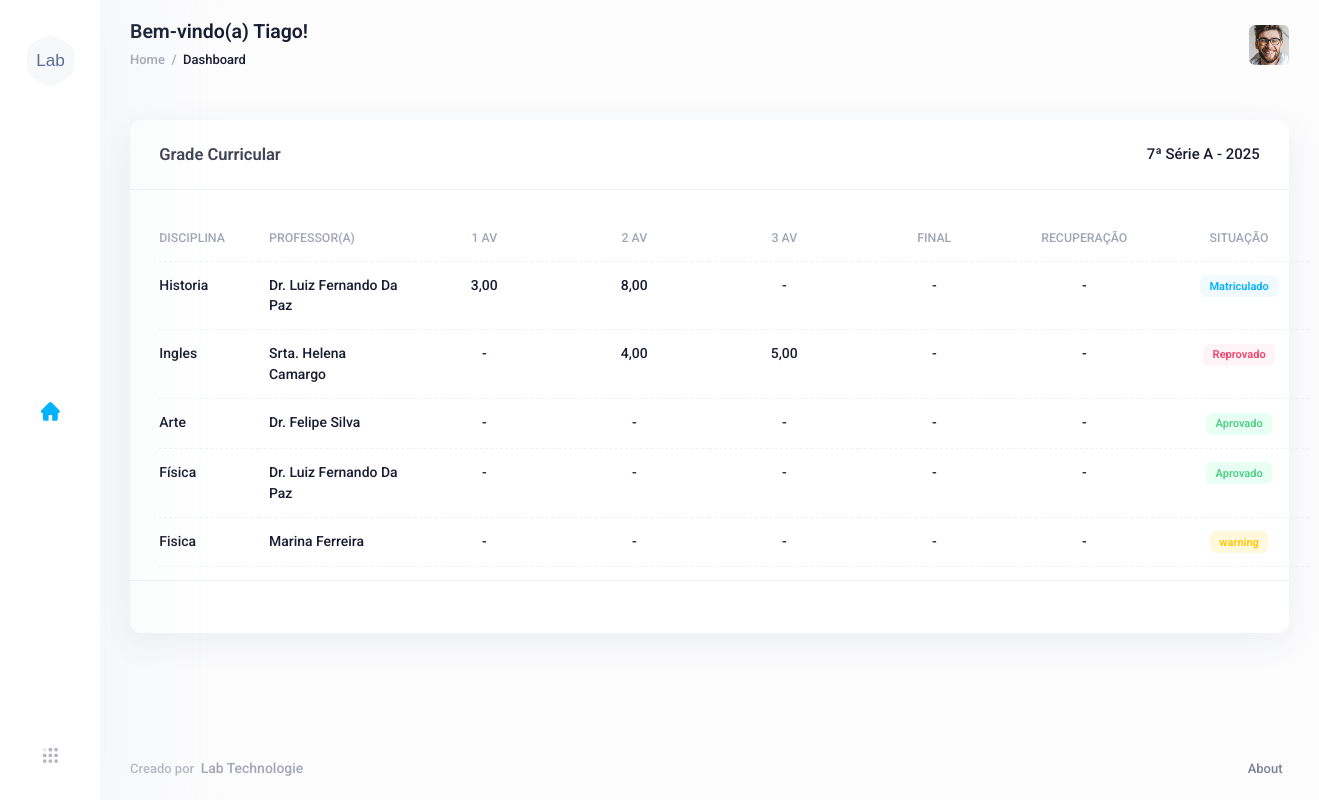
Page /dashboard/ (signed in) on the committed database.
### apps/colaborador/models.py (models this page shows, shortened)
class Colaborador(AbstractBaseUser, PermissionsMixin, LabUUID, Base):
    class TipoNivel(models.TextChoices):
        ADMINISTRADOR = 'A', 'Administrador'
        BIBLIOTECARIO = 'B', 'Bibliotecário'
        COORDENADOR = 'C', 'Coordenador'
        DIRETOR = 'D', 'Diretor'
        PROFESSOR = 'P', 'Professor'
        ALUNO = 'O', 'Aluno'
        TI = 'T', 'TI'
        SECRETARIA = 'S', 'Secretária'
        VISITANTE = 'V', 'Visitante'
    cargo = models.ForeignKey('tabela.Cargo', on_delete=models.DO_NOTHING, null=True, blank=True, related_name='colaboradores')
    turma = models.ForeignKey('tabela.MatriculaTurma', on_delete=models.DO_NOTHING, null=True, blank=True, related_name='colaboradores')
    departamento = models.ForeignKey('tabela.Departamento', on_delete=models.DO_NOTHING, null=True, blank=True, related_name='colaboradores')
    email = models.EmailField('email', max_length=254, unique=True, db_index=True)
    apelido = models.CharField(max_length=254, blank=True)
    cpf = models.CharField(max_length=50, blank=True)
    matricula = models.CharField(unique=True, max_length=254, blank=True)
    nivel = models.CharField(max_length=1, choices=TipoNivel.choices, default=TipoNivel.VISITANTE)
    is_staff = models.BooleanField(default=False)
    is_active = models.BooleanField(default=True)
    login = models.BooleanField(default=False)
    ferias = models.BooleanField(default=False)
    USERNAME_FIELD = 'email'
    REQUIRED_FIELDS = ['nome', 'apelido']
    objects = ColaboradorManager()
    class Meta:
        verbose_name = 'Colaborador'
        verbose_name_plural = 'Colaboradores'
    def __str__(self):
        return self.nome.title()

### apps/tabela/models.py (models this page shows, shortened)
class MatriculaTurma(LabUUID, Base):
    class TipoStatus(models.TextChoices):
        MATRICULADO = 'M', 'Matriculado'
        TRANSFERIDO = 'T', 'Transferido'
        APROVADO = 'A', 'Aprovado'
        REPROVADO = 'R', 'Reprovado'
    nome = models.CharField('Nome', max_length=254, db_index=True, null=True, blank=True)
    aluno = models.ForeignKey('colaborador.Colaborador', on_delete=models.CASCADE, related_name='matriculas')
    turma = models.ForeignKey('tabela.Turma', on_delete=models.CASCADE, related_name='matriculas')
    quadro_horario = models.ForeignKey('tabela.QuadroHorario', on_delete=models.CASCADE, related_name='matriculas')
    data_matricula = models.DateField(auto_now_add=True)
    data_conclusao = models.DateField(null=True, blank=True)
    status = models.CharField(max_length=1, choices=TipoStatus.choices, default=TipoStatus.MATRICULADO)
    class Meta:
        verbose_name = 'Matrícula'
        verbose_name_plural = 'Matrículas'

class Turma(LabUUID, Base):
    periodo = models.ForeignKey('tabela.Periodo', on_delete=models.DO_NOTHING, null=True, blank=True, related_name='turmas')
    competencia = models.ForeignKey('tabela.Competencia', on_delete=models.DO_NOTHING, null=True, blank=True, related_name='turmas')
    ensino = models.ForeignKey('tabela.Ensino', on_delete=models.DO_NOTHING, null=True, blank=True, related_name='turmas')
    class Meta:
        verbose_name = 'Turma'
    def __str__(self):
        return f"{self.nome} {self.periodo} - {self.competencia}"

class Periodo(LabUUID, Base):
    class Meta:
        verbose_name = 'Período'
    def __str__(self):
        return self.nome

class Competencia(LabUUID, Base):
    class Meta:
        verbose_name = 'Competência'
    def __str__(self):
        return self.nome

class Materia(LabUUID, Base):
    professor = models.ForeignKey('colaborador.Colaborador', on_delete=models.DO_NOTHING, null=True, blank=True, related_name='materias')
    turma = models.ForeignKey('tabela.Turma', on_delete=models.DO_NOTHING, null=True, blank=True, related_name='materias')
    horario = models.TimeField(db_index=True)
    cor = models.CharField(max_length=7, default='#' + get_random_string(6, '0123456789ABCDEF'))
    class Meta:
        verbose_name = 'Matéria'

class Nota(LabUUID):
    class TipoNota(models.TextChoices):
        AV1 = 'AV1', 'Avaliação 1'
        AV2 = 'AV2', 'Avaliação 2'
        AV3 = 'AV3', 'Avaliação 3'
        FINAL = 'FINAL', 'Prova Final'
        RECUPERACAO = 'REC', 'Recuperação'
    matricula = models.ForeignKey('tabela.MatriculaTurma', on_delete=models.CASCADE, related_name='notas')
    materia = models.ForeignKey('tabela.Materia', on_delete=models.CASCADE, related_name='notas')
    tipo = models.CharField(max_length=10, choices=TipoNota.choices, default=TipoNota.AV1)
    valor = models.DecimalField(max_digits=5, decimal_places=2)
    descricao = models.CharField(max_length=255, blank=True)
    data = models.DateField(auto_now_add=True)
    class Meta:
        verbose_name = 'Nota'
        verbose_name_plural = 'Notas'

### apps/dashboard/views.py (the view)
# urls.py: path('', Dashboard.as_view(), name='dashboard'),
class Dashboard(DashboardMixin, ListView):
    template_name = 'dashboard/dashboard.html'
    def get_context_data(self, **kwargs):
        context = super().get_context_data(**kwargs)
        user = self.request.user.pkid
        colaborador = Colaborador.objects.filter(pkid=user).first()
        if colaborador:
            matriculas = colaborador.matriculas.select_related('turma').all()
            turmas_info = []
            for matricula in matriculas:
                turma = matricula.turma
                ic(turma)
                materias = turma.materias.all()
                materias_info = []
                for materia in materias:
                    notas = materia.notas.filter(matricula=matricula).all()
                    notas_dict = {nota.tipo: nota.valor for nota in notas}
                    frequencias = materia.frequencias.filter(matricula=matricula).all()
                    frequencias_list = [
                        {
                            'data': freq.data,
                            'presente': freq.presente,
                        }
                        for freq in frequencias
                    ]
                    materias_info.append({
                        'nome': materia.nome,
                        'professor': materia.professor.nome if materia.professor else "N/A",
                        'notas': notas_dict,
                        'frequencias': frequencias_list,
                        'horario': materia.horario if materia.horario else "00:00",
                    })
                ic(materias_info)
                turmas_info.append({
                    'turma_nome': turma.nome,
                    'materias': materias_info,
                    'situacao': matricula.get_status_display(),
                })
            context['turmas'] = turmas_info
        return context

### templates/dashboard/dashboard.html
{% extends 'base.html' %}
{% load static %}
{% block conteudo %}
{% include "dashboard/partials/_info.html" %}
{% endblock conteudo %}

### templates/base.html (shortened to what this page needs)
{% load static %}
<!DOCTYPE html>
<html lang="en">
	<head><base href="">
		{% include "base/include/_css.html" %}
	</head>
	<body id="kt_body" class="header-fixed header-tablet-and-mobile-fixed aside-fixed aside-secondary-disabled">
		<div class="d-flex flex-column flex-root">
			<div class="page d-flex flex-row flex-column-fluid">
				<div id="kt_aside" class="aside aside-extended bg-white" data-kt-drawer="true" data-kt-drawer-name="aside" data-kt-drawer-activate="{default: true, lg: false}" data-kt-drawer-overlay="true" data-kt-drawer-width="auto" data-kt-drawer-direction="start" data-kt-drawer-toggle="#kt_aside_toggle">
					{% include "base/partials/_sidebar.html" %}
				</div>
				<div class="wrapper d-flex flex-column flex-row-fluid" id="kt_wrapper">
					<div id="kt_header" class="header" data-kt-sticky="true" data-kt-sticky-name="header" data-kt-sticky-offset="{default: '200px', lg: '300px'}">
						{% include "base/partials/_navbar.html" %}
					</div>
					<div class="content d-flex flex-column flex-column-fluid" id="kt_content">
						<div class="container-fluid" id="kt_content_container">
              {% block conteudo %} {% endblock conteudo %}
						</div>
					</div>
					<div class="footer py-4 d-flex flex-lg-column" id="kt_footer">
						{% include "base/partials/_footer.html" %}
					</div>
				</div>
			</div>
		</div>
	</body>
</html>

### templates/base/include/_css.html (shortened to what this page needs)
{% load static %}
<link href="https://cdn.jsdelivr.net/npm/@fullcalendar/core@6.1.8/index.global.min.css" rel="stylesheet">
<link href="{% static 'plugins/global/plugins.bundle.css' %}" rel="stylesheet" type="text/css" />
<link href="{% static 'css/style.bundle.css' %}" rel="stylesheet" type="text/css" />

### templates/base/partials/_sidebar.html (shortened to what this page needs)
{% load static %}
<div class="aside-primary d-flex flex-column align-items-lg-center flex-row-auto">
  <div class="aside-logo d-none d-lg-flex flex-column align-items-center flex-column-auto pt-10" id="kt_aside_logo">
    <a href="index.html">
      <img alt="Logo" src="{% static 'media/logos/logo-compact.svg' %}" class="h-55px" />
    </a>
  </div>
  <div class="aside-nav d-flex flex-column flex-lg-center flex-column-fluid w-100 pt-5 pt-lg-0" id="kt_aside_nav">
    <div id="kt_aside_menu" class="menu menu-column menu-title-gray-600 menu-icon-gray-400 menu-state-primary menu-state-icon-primary menu-state-bullet-primary menu-arrow-gray-500 fw-bold fs-5" data-kt-menu="true">
      <div class="menu-item py-2">
        <a class="menu-link active menu-center" href="index.html" title="Dashboard" data-bs-toggle="tooltip" data-bs-trigger="hover" data-bs-dismiss="click" data-bs-placement="right">
          <span class="menu-icon me-0">
            <span class="svg-icon svg-icon-1">
            </span>
          </span>
        </a>
      </div>
    </div>
  </div>
  <div class="aside-footer d-flex flex-column align-items-center flex-column-auto" id="kt_aside_footer">
    <div class="mb-7">
      <button type="button" class="btn btm-sm btn-icon btn-color-gray-400 btn-active-color-primary btn-active-light" data-kt-menu-trigger="click" data-kt-menu-overflow="true" data-kt-menu-placement="top-start" data-kt-menu-flip="top-end" data-bs-toggle="tooltip" data-bs-placement="right" data-bs-dismiss="click" title="Quick actions">
        <span class="svg-icon svg-icon-2 svg-icon-lg-1">
        </span>
      </button>
    </div>
  </div>
</div>

### templates/base/partials/_navbar.html (shortened to what this page needs)
{% load static %}
<div class="container-fluid d-flex align-items-stretch justify-content-between" id="kt_header_container">
  <div class="page-title d-flex flex-column align-items-start justify-content-center flex-wrap me-lg-2 pb-2 pb-lg-0" data-kt-swapper="true" data-kt-swapper-mode="prepend" data-kt-swapper-parent="{default: '#kt_content_container', lg: '#kt_header_container'}">
    <h1 class="text-dark fw-bolder my-1 fs-2">Bem-vindo(a) <span class="text-capitalize">{{ user }}</span>!
    <small class="text-muted fs-6 fw-normal ms-1"></small></h1>
    <ul class="breadcrumb fw-bold fs-base my-1">
      <li class="breadcrumb-item text-muted">
        <a href="index.html" class="text-muted">Home</a>
      </li>
      <li class="breadcrumb-item text-dark">Dashboard</li>
    </ul>
  </div>
  <div class="d-flex align-items-stretch flex-shrink-0">
    <div class="d-flex align-items-center ms-1 ms-lg-3" id="kt_header_user_menu_toggle">
      <div class="cursor-pointer symbol symbol-30px symbol-md-40px" data-kt-menu-trigger="click" data-kt-menu-attach="parent" data-kt-menu-placement="bottom-end" data-kt-menu-flip="bottom">
        <img src="{% static 'media/avatars/150-2.jpg' %}" alt="metronic" />
      </div>
    </div>
  </div>
</div>

### templates/dashboard/partials/_info.html (shortened to what this page needs)
{% load static %}
<div class="row g-5 g-xl-10">
  <div class="col-12">
    <div class="card h-md-100">
      <div class="card-header position-relative py-0 border-bottom-1 d-flex justify-content-between align-items-center">
        <h3 class="card-title text-gray-800 fw-bolder text-capitalize">Grade Curricular</h3>
        <div>
          <span class="fw-bold fs-5">{{ user.turma.turma }}</span>
        </div>
      </div>
      <div class="card-body pb-0">
        <div class="">
          {% if turmas %}
          <table class="table table-middle table-expandable table-row-dashed fs-6 gy-4">
            <thead>
              <tr class="text-start text-gray-500 fw-bold fs-7 text-uppercase gs-0">
                <th class="min-w-100px">Disciplina</th>
                <th class="min-w-150px">Professor(a)</th>
                <th class="text-center min-w-150px">1 AV</th>
                <th class="text-center min-w-150px">2 AV</th>
                <th class="text-center min-w-150px">3 AV</th>
                <th class="text-center min-w-150px">Final</th>
                <th class="text-center min-w-150px">Recuperação</th>
                <th class="text-center min-w-150px">Situação</th>
              </tr>
            </thead>
            <tbody class="fw-bold text-gray-600">
              {% for turma in turmas %}
                {% for materia in turma.materias %}
                  <tr class="main-row text-gray-900">
                    <td>{{ materia.nome }}</td>
                    <td class="text-capitalize">{{ materia.professor }}</td>
                    <td class="text-center">{{ materia.notas.AV1|default:"-" }}</td>
                    <td class="text-center">{{ materia.notas.AV2|default:"-" }}</td>
                    <td class="text-center">{{ materia.notas.AV3|default:"-" }}</td>
                    <td class="text-center">{{ materia.notas.FINAL|default:"-" }}</td>
                    <td class="text-center">{{ materia.notas.REC|default:"-" }}</td>
                    <td class="text-center">
                      <span class="badge
                        badge-light-{% if materia.nome == 'Historia' %}primary
                        {% elif materia.nome == 'Ingles' %}danger
                        {% elif materia.nome == 'Arte' %}success
                        {% elif materia.nome == 'Física' %}success
                        {% else %}warning
                        {% endif %}">
                        {% if materia.nome == 'Historia' %}Matriculado
                        {% elif materia.nome == 'Ingles' %}Reprovado
                        {% elif materia.nome == 'Arte' %}Aprovado
                        {% elif materia.nome == 'Física' %}Aprovado
                        {% else %}warning
                        {% endif %}
                      </span>
                    </td>
                  </tr>
                {% endfor %}
              {% endfor %}
            </tbody>
          </table>
          {% else %}
          <p class="text-center">Nenhuma turma associada ao colaborador atual.</p>
          {% endif %}
        </div>
      </div>
      <div class="card-footer"></div>
    </div>
  </div>
</div>

### templates/base/partials/_footer.html
<div class="container-fluid d-flex flex-column flex-md-row flex-stack">
  <div class="text-dark order-2 order-md-1">
    <span class="text-gray-400 fw-bold me-1">Creado por</span>
    <a href="" target="_blank" class="text-muted text-hover-primary fw-bold me-2 fs-6">Lab Technologie</a>
  </div>
  <ul class="menu menu-gray-600 menu-hover-primary fw-bold order-1">
    <li class="menu-item">
      <a href="https://keenthemes.com" target="_blank" class="menu-link px-2">About</a>
    </li>
  </ul>
</div>

### templates/base/include/_js.html (shortened to what this page needs)
{% load static %}

### rows in the picture
Colaborador: nome "Tiago", turma.turma "7ª Série A - 2025"
Materia: nome "Historia"
Colaborador: professor "Dr. Luiz Fernando Da Paz" "Dr. Luiz Fernando Da Paz"
Nota: notas.AV1 "3,00"
Nota: notas.AV2 "8,00"
Materia: nome "Ingles"
Colaborador: professor "Srta. Helena Camargo"
Nota: notas.AV2 "4,00"
Nota: notas.AV3 "5,00"
Materia: nome "Arte"
Colaborador: professor "Dr. Felipe Silva"
Materia: nome "Física"
Materia: nome "Fisica"
Colaborador: professor "Marina Ferreira"

### other values in the picture
{{ materia.notas.AV3|default:"-" }} "-" "-" "-" "-"
{{ materia.notas.FINAL|default:"-" }} "-" "-" "-" "-" "-"
{{ materia.notas.REC|default:"-" }} "-" "-" "-" "-" "-"
{{ materia.notas.AV1|default:"-" }} "-" "-" "-" "-"
{{ materia.notas.AV2|default:"-" }} "-" "-" "-"
